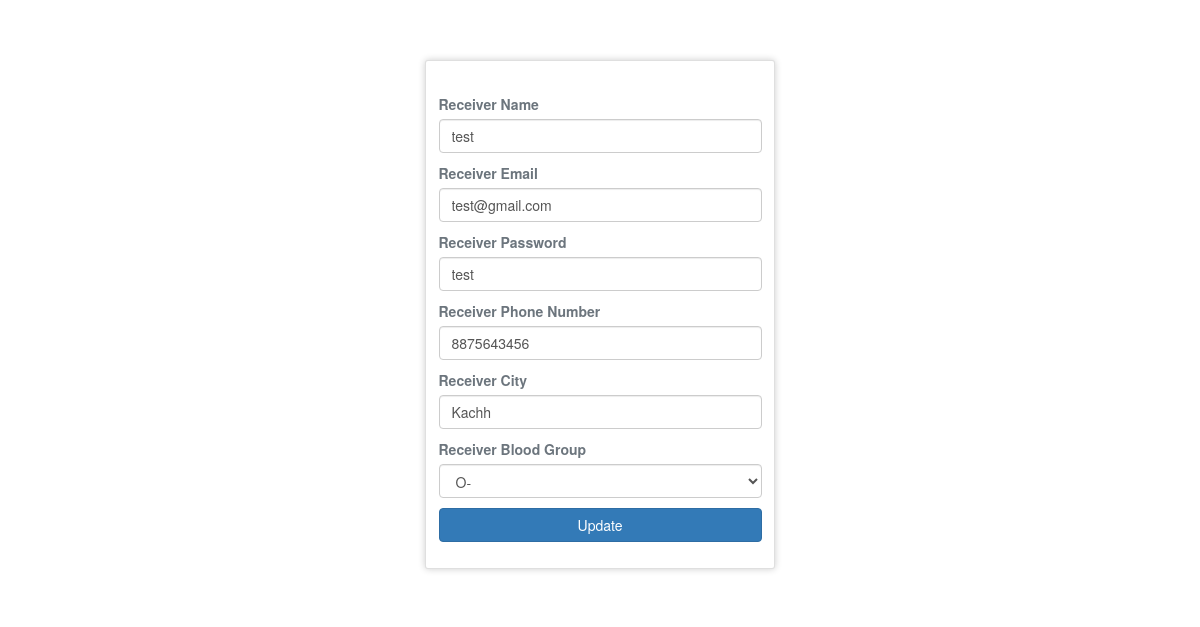
/admin/patient/pupdate.php?uid=1, run on the app's committed database.
### tables this page shows
CREATE TABLE `receivers` (
  `id` int(11) NOT NULL,
  `rname` varchar(100) NOT NULL,
  `remail` varchar(100) NOT NULL,
  `rpassword` varchar(100) NOT NULL,
  `rphone` varchar(100) NOT NULL,
  `rbg` varchar(10) NOT NULL,
  `rcity` varchar(100) NOT NULL
);

### admin/patient/pupdate.php (the view, shortened to what this page needs)
<?php require '../head.php';?>
<?php
include("connection.php");
$id = $_GET['uid'];
$query = "SELECT * FROM receivers WHERE id = '$id'";
$q1 = mysqli_query($conn,$query);
$row = mysqli_fetch_assoc($q1);
?>
<body>
	<div class="container cont">
<br>
		<div class="row justify-content-center">
			<div class="col-lg-4 col-md-6 col-sm-8 mb-5">
				<div class="card">
					<div class="card-body">
					   <form method="post">
					   	<label class="text-muted font-weight-bold" class="text-muted font-weight-bold">Receiver Name</label>
						<input type="text" name="rname" value="<?php echo $row['rname']; ?>" class="form-control mb-3">
						<label class="text-muted font-weight-bold" class="text-muted font-weight-bold">Receiver Email</label>
						<input type="email" name="remail" value="<?php echo $row['remail']; ?>" class="form-control mb-3">
						<label class="text-muted font-weight-bold" class="text-muted font-weight-bold">Receiver Password</label>
						<input type="text" name="rpassword" value="<?php echo $row['rpassword']; ?>" class="form-control mb-3">
						<label class="text-muted font-weight-bold" class="text-muted font-weight-bold">Receiver Phone Number</label>
						<input type="text" name="rphone" value="<?php echo $row['rphone']; ?>" class="form-control mb-3">
						<label class="text-muted font-weight-bold" class="text-muted font-weight-bold">Receiver City</label>
						<input type="text" name="rcity" value="<?php echo $row['rcity']; ?>" class="form-control mb-3">
						<label class="text-muted font-weight-bold" class="text-muted font-weight-bold">Receiver Blood Group</label>
						<select class="form-control mb-3" name="bg" required>
                             <option selected><?php echo $row['rbg']; ?></option>
                        </select>
						<input type="submit" name="update" class="btn btn-block btn-primary" value="Update">
					   </form>
					</div>
				</div>
			</div>
		</div>
	</div>
</body>
</html>

### css/style.css (style rules this page uses)
.cont { padding-top: 40px; text-align: justify; font-size: 1em; }
.card ,nav, .footer,tr,video { border-radius: 3px; transition: all 200ms ease-out; box-shadow: 0px 0px 7px rgba(0, 0, 0, 0.2); }
form { padding-top: 20px; }

### data on the page
receivers: rname "test", remail "test@gmail.com", rpassword "test", rphone "8875643456", rcity "Kachh", bg "O-"
